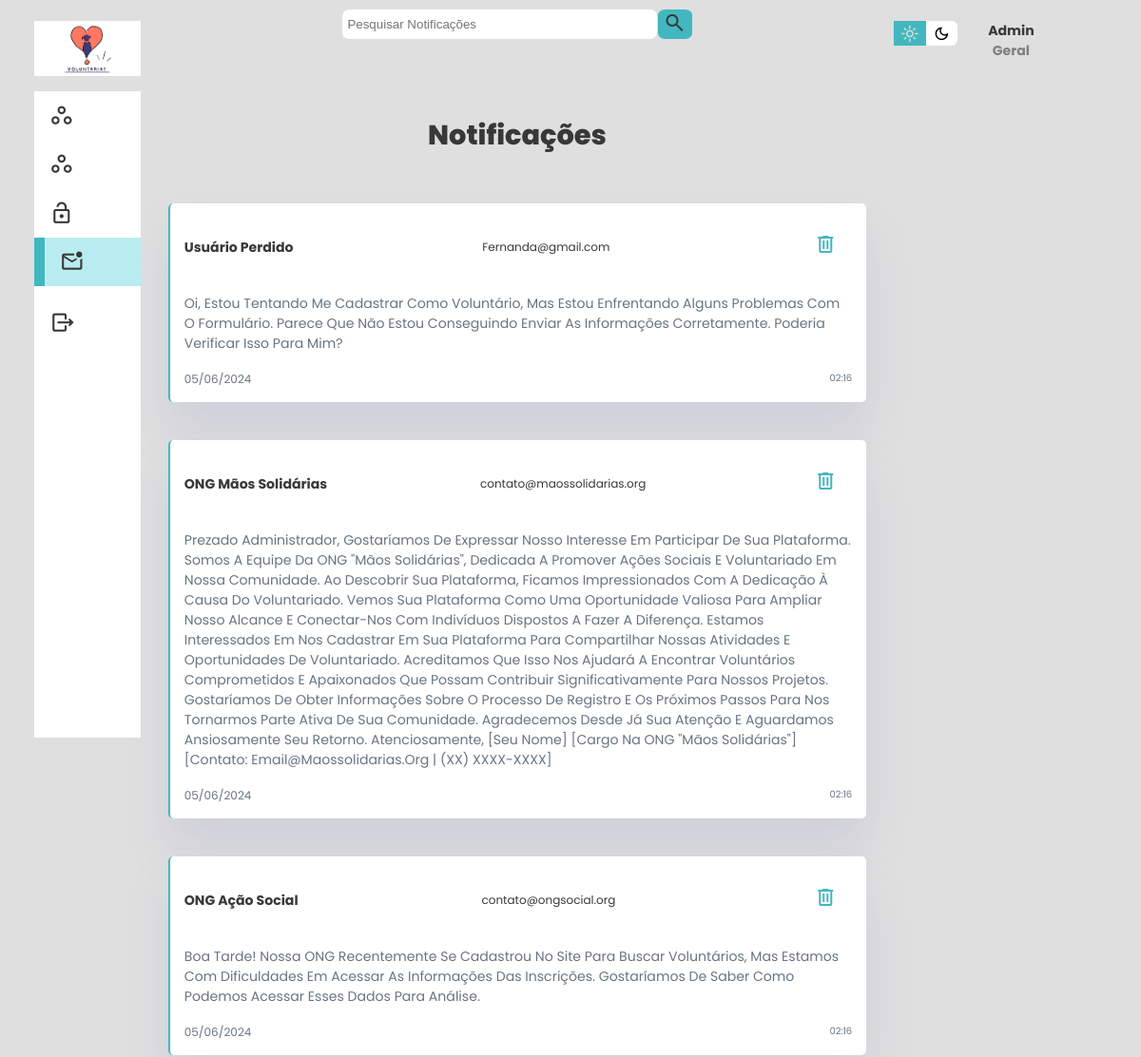
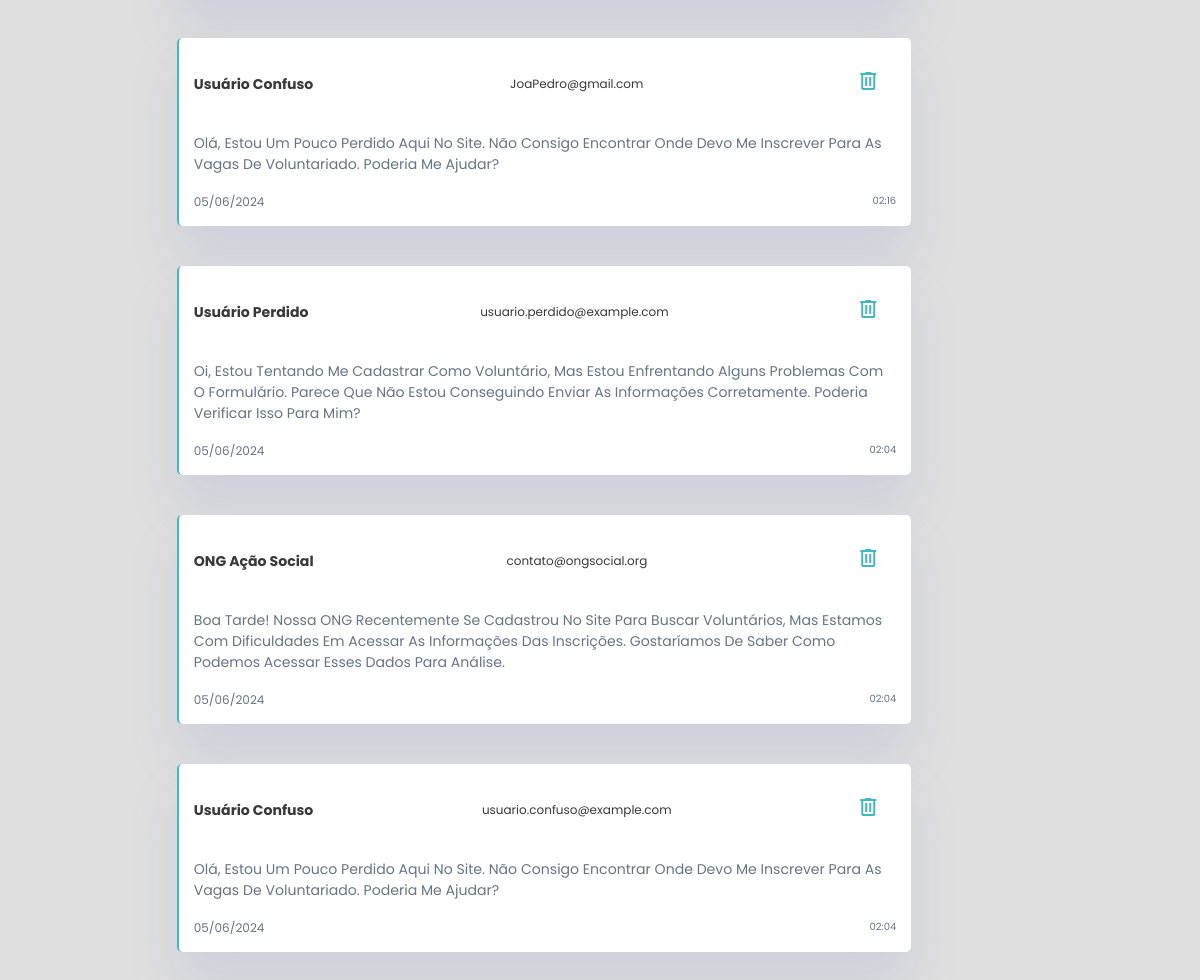
Page /not.php (signed in) on the committed database (2 pictures, top to bottom).
### tables this page shows
CREATE TABLE IF NOT EXISTS `mensagens` (
  `id` int NOT NULL AUTO_INCREMENT,
  `nome` varchar(255) NOT NULL,
  `email` varchar(255) NOT NULL,
  `mensagem` text NOT NULL,
  `data_` timestamp NULL DEFAULT CURRENT_TIMESTAMP,
  PRIMARY KEY (`id`)
);

### not.php (the view, shortened to what this page needs)
<?php
include_once('conexao.php');
$sql = "SELECT * FROM mensagens";
$sql .= " ORDER BY id DESC";
$result = $conexao->query($sql);
?>
<!DOCTYPE html>
<html lang="pt-br">
<head>
    <link rel="stylesheet" href="css/ong-admin.css">
</head>
<body>
    <div class="container">
    <aside>
            <div class="top">
                <div class="logo">
                    <img src="imagens/logo.png" alt="" width="58px">
                </div>
            </div>
            <div class="sidebar">
                <a href="admGeral.php">
                    <span class="material-symbols-outlined">workspaces</span>
                </a>
                <a href="admVolunt.php">
                    <span class="material-symbols-outlined">workspaces</span>
                </a>
                <a href="senhaAdm.php">
                    <span class="material-symbols-outlined">lock_open</span>
                </a>
                <a href="not.php" class="active">
                    <span class="material-symbols-outlined">mark_email_unread</span>
                </a>
                <a href="logout.php">
                    <span class="material-symbols-outlined">move_item</span>
                </a>
            </div>
        </aside>
        <main>
            <div class="box-search">
                <input type="search" class="form-control w-25" placeholder="Pesquisar Notificações" id="pesquisar">
                <button onclick="searchData()">
                    <span class="material-symbols-outlined">search</span>
                </button>
            </div>
            <div class="recent_order">
                <h1>Notificações</h1>
                <div class="messages-container">
                    <?php
                    if ($result->num_rows > 0) {
                        while($row = $result->fetch_assoc()) {
                            echo "<div class='message-card'>";
                            echo "<div class='message-header'>";
                            echo "<span class='message-sender'>" . $row['nome'] . "</span>";
                            echo "<span class='message-email'>" . $row['email'] . "</span>";
                            $timestamp = strtotime($row['data_']);
                            $hora_formatada = date('H:i', $timestamp);
                            $data_formatada = date('d/m/Y', $timestamp);
                            echo "<a href='delete-not.php?nome=$row[nome]'>
                            <span class='material-symbols-outlined'>
                            delete
                            </span>
                            </a>";
                            echo "</div>";
                            echo "<div class='message-body'>";
                            echo "<p>" . $row['mensagem'] . "</p>";
                            echo "</div>";
                            echo "<div class='message-meta'>";
                            echo "<span class='message-date'>" . $data_formatada . "</span>";
                            echo "<span class='message-time'>" . $hora_formatada . "</span>";
                            echo "</div>";
                            echo "</div>";
                        }
                    } else {
                        echo "<p class='no-messages'>Nenhuma mensagem encontrada.</p>";
                    }
                    ?>
                </div>
            </div>
        </main>
        <div class="right">
            <div class="top">
                <div class="theme-toggler">
                    <span class="material-symbols-outlined active">light_mode</span>
                    <span class="material-symbols-outlined">dark_mode</span>
                </div>
                <div class="profile">
                    <div class="info">
                        <p><b>Admin<b></p>
                        <p>Geral</p>
                    </div>
                </div>
            </div>
        </div>
    </div>
</body>
</html>

### css/ong-admin.css (style rules this page uses)
:root { --clr-primary: #052659; --clr-light: rgba(132, 139, 200, 0.18); --clr-white: #fff; --clr-dark: rgb(56, 56, 56); --clr-dark-variant: #677483; --clr-color-background: #DFDFDF; --card-border-radius:2rem; --border-radius-1:0.4rem; --border-radius-2:0.8rem; --border-radius-3:1.2rem; --clr-verde-agua:#43B7BF; --card-padding: 1.8rem; --padding-1: 1.2rem; --box-shadow: 0 2rem 3rem var(--clr-light); }
* { margin: 0; padding: 0; box-sizing: border-box; text-decoration: none; border: 0; list-style: none; appearance: none; }
body { font-family: 'Poppins', sans-serif; width: 100vw; height: 100vh; font-size: 0.88rem; user-select: none; overflow-x: hidden; background: var(--clr-color-background); }
.container { display: grid; grid-template-columns: 14rem auto 14rem; width: 96%; gap:1.8rem; margin: 0 auto; }
a { color: black; }
h1 { font-weight: 800; font-size: 1.8rem; }
p { color: gray; }
b { color: black; }
aside { height: 100vh; }
aside .top { background-color: var(--clr-white); display: flex; justify-content: space-around; align-items: center; margin-top: 1.4rem; }
aside .logo { display: flex; gap: 1rem; }
aside .sidebar { background-color: var(--clr-white); display: flex; flex-direction: column; height: 85vh; position: relative; top: 1rem; }
aside .sidebar a { display: flex; color: var(--clr-dark); margin-left: 1rem; gap: 1rem; align-items: center; height: 3.2rem; transition: all .1s ease-in; }
aside .sidebar a span { font-size: 1.6rem; transition: all .1s ease-in; }
aside .sidebar a:last-child { position: absolute; bottom: 1rem; width: 100%; }
aside .sidebar a.active { background: #b9ecf0; color: rgb(56, 56, 56); margin-left: 0; border-left: 5px solid var(--clr-verde-agua); }
aside .sidebar a.active::before { content: ''; width: 6px; height: 100%; background-color: var(--clr-verde-agua); }
main { margin-bottom: 200px; width: auto; }
main .box-search { display:flex; justify-content: center; gap: .1%; margin-top: 10px; }
.box-search input { border-radius: 7px; width:45%; padding: 5px 5px; background: var(--clr-white); color: var(--clr-dark); }
.box-search button { padding: 2px 6px; background: #43B7BF; border-radius: 20%; cursor: pointer; color:var(--clr-dark); }
main .recent_order { margin-top: 5rem; }
main .recent_order h1 { text-align: center; color: var(--clr-dark); }
main .recent_order a { text-align: center; display: block; margin: 1rem; }
.right { margin-top: 1.4rem; }
.right .top { display: flex; justify-content: start; gap: 2rem; }
.right .theme-toggler { background-color: #fff; display: flex; justify-content: space-between; height: 1.6rem; width: 4.2rem; cursor: pointer; border-radius: var(--border-radius-1); }
.right .theme-toggler span { font-size: 1.2rem; width: 50%; height: 100%; display: flex; align-items: center; justify-content: center; }
.right .theme-toggler span.active { background-color: var(--clr-verde-agua); color: var(--clr-color-background); }
.right .top .profile { display: flex; gap: 2rem; text-align: center; }
.right .info p b { color: var(--clr-dark); }
@media screen and (max-width:1200px) { .container { width: 94%; grid-template-columns: 7rem auto 14rem; } }
@media screen and (max-width:1200px) { aside .sidebar a:last-child { position: relative; margin-top: 1.8rem; } }
@media screen and (max-width:1200px) { main { display: grid; grid-template-columns: repeat(1,1fr); } }

### not.php (style rules this page uses)
h1 { margin-bottom: 50px; }
.message-card { background-color: var(--clr-white); border-left: 2px solid var(--clr-verde-agua); border-radius: 5px; margin-bottom: 20px; box-shadow: var(--box-shadow); padding: 15px; display: flex; flex-direction: column; width: 100%; box-sizing: border-box; }
.message-header { display: flex; justify-content: space-between; align-items: center; margin-bottom: 10px; }
.message-header a { color: var(--clr-verde-agua); }
.message-sender { font-weight: bold; text-transform: capitalize; color: var(--clr-dark); }
.message-meta { display: flex; justify-content: space-between; margin-top: 10px; }
.message-email { font-size: 12px; color: var(--clr-dark); }
.message-body { padding: 8px 0; }
.message-body p { margin: 0; text-transform: capitalize; color: var(--clr-dark-variant); word-break: break-word; }
.message-date { font-size: 12px; color: var(--clr-dark-variant); }
.message-time { font-size: 10px; color: var(--clr-dark-variant); }
.messages-container { display: flex; flex-direction: column; gap: 20px; width: 100%; }

### rows in the picture
mensagens: nome "Usuário Perdido", email "Fernanda@gmail.com", mensagem "Oi, Estou Tentando Me Cadastrar Como Voluntário, Mas Estou Enfrentando Alguns Problemas Com O Formulário. Parece Que Não Estou Conseguindo Enviar As Informações Corretamente. Poderia Verificar Isso Para Mim?", data_ "05/06/2024", data_ "02:16"
mensagens: nome "ONG Mãos Solidárias", email "contato@maossolidarias.org", mensagem "Prezado Administrador, Gostaríamos De Expressar Nosso Interesse Em Participar De Sua Plataforma. Somos A Equipe Da ONG \"Mãos Solidárias\", Dedicada A Promover Ações Sociais E Voluntariado Em Nossa Comunidade. Ao Descobrir Sua Plataforma, Ficamos Impressionados Com A Dedicação À Causa Do Voluntariado. Vemos Sua Plataforma Como Uma Oportunidade Valiosa Para Ampliar Nosso Alcance E Conectar-Nos Com Indivíduos Dispostos A Fazer A Diferença. Estamos Interessados Em Nos Cadastrar Em Sua Plataforma Para Compartilhar Nossas Atividades E Oportunidades De Voluntariado. Acreditamos Que Isso Nos Ajudará A Encontrar Voluntários Comprometidos E Apaixonados Que Possam Contribuir Significativamente Para…", data_ "05/06/2024", data_ "02:16"
mensagens: nome "ONG Ação Social", email "contato@ongsocial.org", mensagem "Boa Tarde! Nossa ONG Recentemente Se Cadastrou No Site Para Buscar Voluntários, Mas Estamos Com Dificuldades Em Acessar As Informações Das Inscrições. Gostaríamos De Saber Como Podemos Acessar Esses Dados Para Análise.", data_ "05/06/2024", data_ "02:16"
mensagens: nome "Usuário Confuso", email "JoaPedro@gmail.com", mensagem "Olá, Estou Um Pouco Perdido Aqui No Site. Não Consigo Encontrar Onde Devo Me Inscrever Para As Vagas De Voluntariado. Poderia Me Ajudar?", data_ "05/06/2024", data_ "02:16"
mensagens: nome "Usuário Perdido", email "usuario.perdido@example.com", mensagem "Oi, Estou Tentando Me Cadastrar Como Voluntário, Mas Estou Enfrentando Alguns Problemas Com O Formulário. Parece Que Não Estou Conseguindo Enviar As Informações Corretamente. Poderia Verificar Isso Para Mim?", data_ "05/06/2024", data_ "02:04"
mensagens: nome "ONG Ação Social", email "contato@ongsocial.org", mensagem "Boa Tarde! Nossa ONG Recentemente Se Cadastrou No Site Para Buscar Voluntários, Mas Estamos Com Dificuldades Em Acessar As Informações Das Inscrições. Gostaríamos De Saber Como Podemos Acessar Esses Dados Para Análise.", data_ "05/06/2024", data_ "02:04"
mensagens: nome "Usuário Confuso", email "usuario.confuso@example.com", mensagem "Olá, Estou Um Pouco Perdido Aqui No Site. Não Consigo Encontrar Onde Devo Me Inscrever Para As Vagas De Voluntariado. Poderia Me Ajudar?", data_ "05/06/2024", data_ "02:04"
